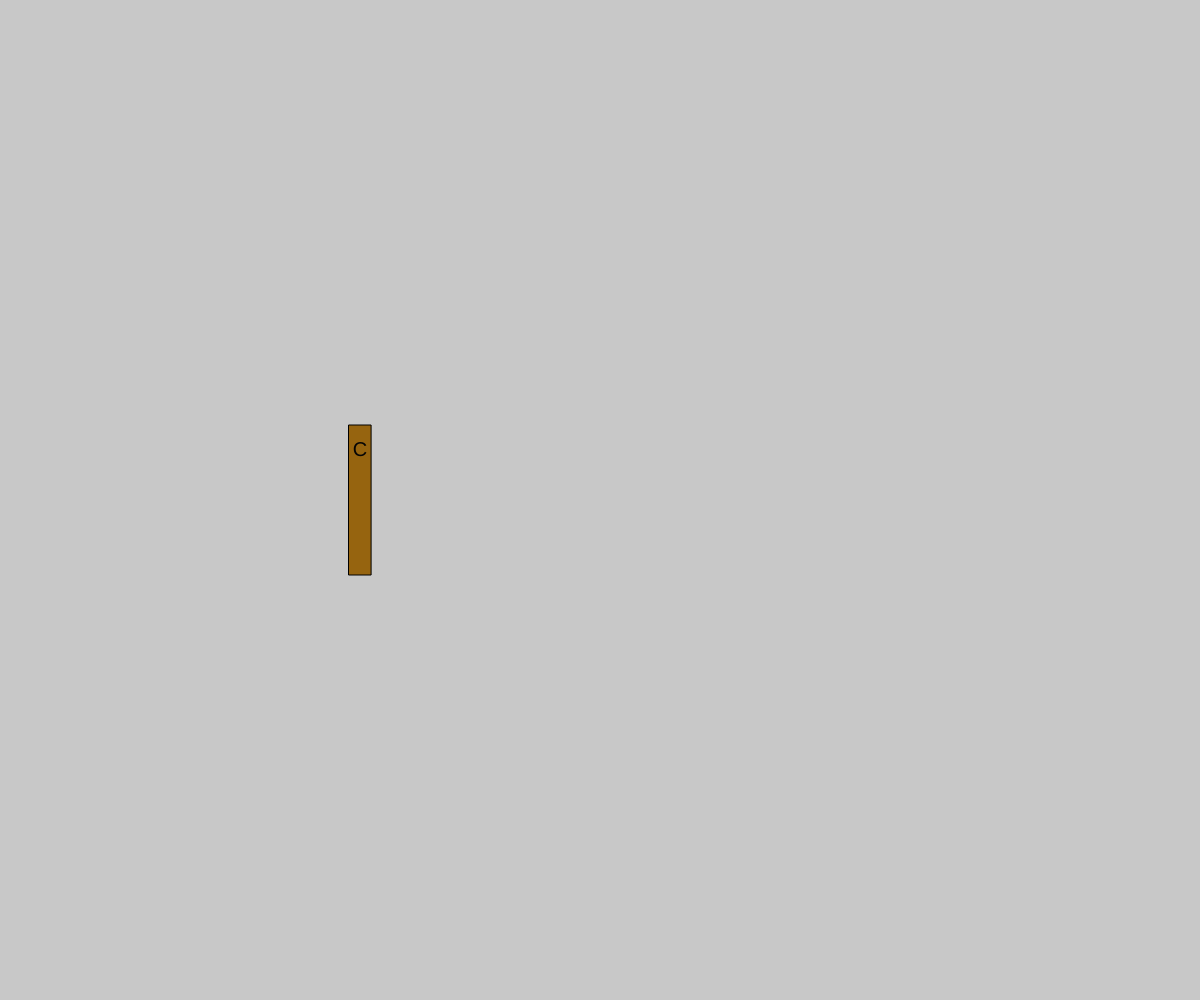
Frame 1 (no input)
Frame 60 (no input): identical to frame 1, image omitted
Frame 120 (the mouse pressed at the canvas centre since frame 60): identical to frame 1, image omitted

The p5.js sketch that drew this single still picture (run headless with seeded random() and noise() and a simulated clock; from frame 60 on, the mouse is pressed at the canvas centre):

// p5.js sketch
// ── sketch.js
// Project Title
// Your Name
// Date
//
// Extra for Experts:
// - describe what you did to take this project "above and beyond"

let myBook ;
function setup() {
  createCanvas(windowWidth, windowHeight);
  myBook = new Book("CS30 Text", "Mr. Scott", 
                      123123123, "leatherbound", 
                      222, width*0.3);
  myBook.printOut();
}

function draw() {
  background(200);
  myBook.display();
}

class Book{
  constructor(title , author , isbn, cover, pages, x){
    this.title = title;
    this.author = author;
    this.isbn = isbn;
    this.cover = cover;
    this.pages = pages;
    this.x = x;

  }

display(){
  rectMode(CENTER);
  textAlign(CENTER, CENTER);
  textSize(20);

  switch(this.cover){
    case "softcover":
      fill(250,200,150);
    case"hardecover":
      fill(120, 255, 255);
    case"leatherbound":
      fill(150,100,15);
}

  rect(this.x, height/2, this.pages/10,150);
  fill(5);
  text(this.title[0], this.x, height/2 - 50);
}
  printOut(){
    print(this.title + ",by" + this.author);
    print("ISBN: " + this.isbn);
    print("Length: " + this.pages);
  }
}
